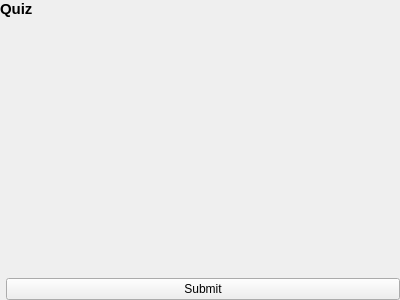
<?xml version="1.0" encoding="UTF-8"?>
<ui version="4.0">
 <class>TakeQuiz</class>
 <widget class="QWidget" name="TakeQuiz">
  <property name="geometry">
   <rect>
    <x>0</x>
    <y>0</y>
    <width>400</width>
    <height>300</height>
   </rect>
  </property>
  <property name="sizePolicy">
   <sizepolicy hsizetype="Preferred" vsizetype="Preferred">
    <horstretch>0</horstretch>
    <verstretch>0</verstretch>
   </sizepolicy>
  </property>
  <property name="windowTitle">
   <string>Form</string>
  </property>
  <property name="autoFillBackground">
   <bool>true</bool>
  </property>
  <property name="styleSheet">
   <string notr="true"/>
  </property>
  <layout class="QVBoxLayout" name="verticalLayout">
   <property name="sizeConstraint">
    <enum>QLayout::SetMinAndMaxSize</enum>
   </property>
   <property name="leftMargin">
    <number>0</number>
   </property>
   <property name="topMargin">
    <number>0</number>
   </property>
   <property name="rightMargin">
    <number>0</number>
   </property>
   <property name="bottomMargin">
    <number>0</number>
   </property>
   <item>
    <layout class="QHBoxLayout" name="titleLayout">
     <item>
      <widget class="QLabel" name="quizTitleLabel">
       <property name="sizePolicy">
        <sizepolicy hsizetype="Preferred" vsizetype="Maximum">
         <horstretch>0</horstretch>
         <verstretch>0</verstretch>
        </sizepolicy>
       </property>
       <property name="font">
        <font>
         <family>Cantarell</family>
         <pointsize>11</pointsize>
         <weight>75</weight>
         <bold>true</bold>
        </font>
       </property>
       <property name="frameShape">
        <enum>QFrame::NoFrame</enum>
       </property>
       <property name="frameShadow">
        <enum>QFrame::Sunken</enum>
       </property>
       <property name="lineWidth">
        <number>1</number>
       </property>
       <property name="text">
        <string>Quiz</string>
       </property>
       <property name="scaledContents">
        <bool>false</bool>
       </property>
       <property name="alignment">
        <set>Qt::AlignLeading|Qt::AlignLeft|Qt::AlignTop</set>
       </property>
       <property name="wordWrap">
        <bool>true</bool>
       </property>
      </widget>
     </item>
    </layout>
   </item>
   <item>
    <layout class="QGridLayout" name="gridLayout_2">
     <property name="sizeConstraint">
      <enum>QLayout::SetMinAndMaxSize</enum>
     </property>
     <item row="1" column="1">
      <widget class="QFrame" name="quizFrame">
       <property name="sizePolicy">
        <sizepolicy hsizetype="MinimumExpanding" vsizetype="Expanding">
         <horstretch>0</horstretch>
         <verstretch>0</verstretch>
        </sizepolicy>
       </property>
       <layout class="QVBoxLayout" name="quizLayout">
        <property name="spacing">
         <number>5</number>
        </property>
        <property name="sizeConstraint">
         <enum>QLayout::SetMinAndMaxSize</enum>
        </property>
        <property name="leftMargin">
         <number>0</number>
        </property>
        <property name="topMargin">
         <number>0</number>
        </property>
        <property name="rightMargin">
         <number>0</number>
        </property>
        <property name="bottomMargin">
         <number>0</number>
        </property>
        <item>
         <widget class="QScrollArea" name="scrollArea">
          <property name="sizePolicy">
           <sizepolicy hsizetype="Preferred" vsizetype="MinimumExpanding">
            <horstretch>2</horstretch>
            <verstretch>0</verstretch>
           </sizepolicy>
          </property>
          <property name="minimumSize">
           <size>
            <width>0</width>
            <height>0</height>
           </size>
          </property>
          <property name="frameShape">
           <enum>QFrame::NoFrame</enum>
          </property>
          <property name="widgetResizable">
           <bool>true</bool>
          </property>
          <widget class="QWidget" name="quizQuestions">
           <property name="geometry">
            <rect>
             <x>0</x>
             <y>0</y>
             <width>16</width>
             <height>241</height>
            </rect>
           </property>
           <property name="sizePolicy">
            <sizepolicy hsizetype="Maximum" vsizetype="MinimumExpanding">
             <horstretch>0</horstretch>
             <verstretch>0</verstretch>
            </sizepolicy>
           </property>
           <layout class="QVBoxLayout" name="verticalLayout_4">
            <property name="sizeConstraint">
             <enum>QLayout::SetMinAndMaxSize</enum>
            </property>
            <property name="leftMargin">
             <number>0</number>
            </property>
            <property name="topMargin">
             <number>0</number>
            </property>
            <property name="bottomMargin">
             <number>0</number>
            </property>
           </layout>
          </widget>
         </widget>
        </item>
        <item>
         <widget class="QPushButton" name="submitButton">
          <property name="text">
           <string>Submit</string>
          </property>
         </widget>
        </item>
       </layout>
      </widget>
     </item>
     <item row="1" column="0">
      <widget class="QFrame" name="indexFrame">
       <property name="sizePolicy">
        <sizepolicy hsizetype="Minimum" vsizetype="Preferred">
         <horstretch>0</horstretch>
         <verstretch>0</verstretch>
        </sizepolicy>
       </property>
       <property name="frameShape">
        <enum>QFrame::NoFrame</enum>
       </property>
       <property name="frameShadow">
        <enum>QFrame::Raised</enum>
       </property>
       <layout class="QVBoxLayout" name="verticalLayout_2">
        <property name="sizeConstraint">
         <enum>QLayout::SetMaximumSize</enum>
        </property>
        <property name="leftMargin">
         <number>0</number>
        </property>
        <property name="topMargin">
         <number>0</number>
        </property>
        <property name="rightMargin">
         <number>0</number>
        </property>
        <property name="bottomMargin">
         <number>0</number>
        </property>
       </layout>
      </widget>
     </item>
    </layout>
   </item>
  </layout>
 </widget>
 <resources/>
 <connections/>
</ui>
